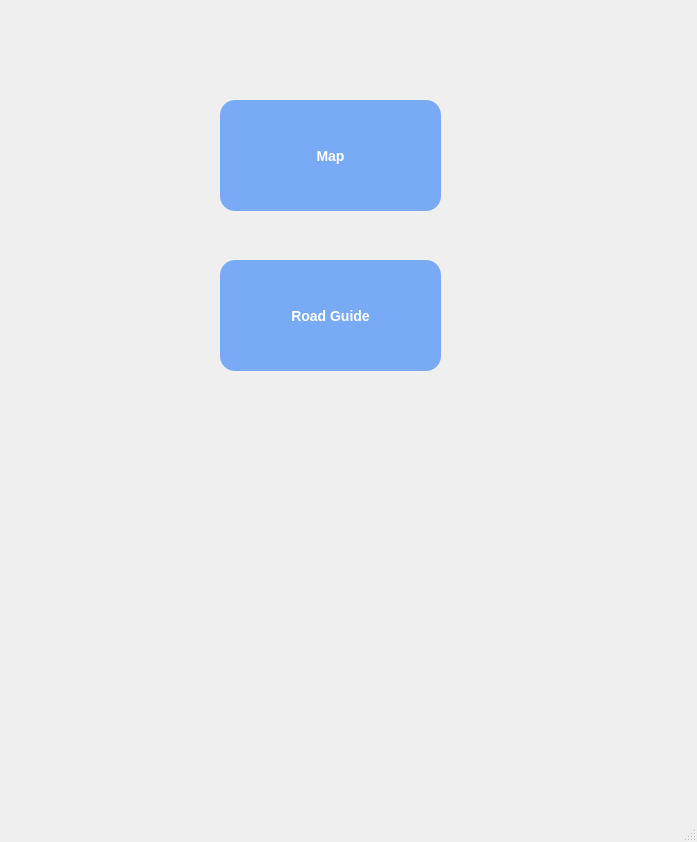
<?xml version="1.0" encoding="UTF-8"?>
<ui version="4.0">
 <class>MainWindow</class>
 <widget class="QMainWindow" name="MainWindow">
  <property name="geometry">
   <rect>
    <x>0</x>
    <y>0</y>
    <width>697</width>
    <height>842</height>
   </rect>
  </property>
  <property name="windowTitle">
   <string>MainWindow</string>
  </property>
  <widget class="QWidget" name="centralwidget">
   <widget class="QPushButton" name="Map_button">
    <property name="geometry">
     <rect>
      <x>220</x>
      <y>100</y>
      <width>221</width>
      <height>111</height>
     </rect>
    </property>
    <property name="styleSheet">
     <string notr="true">QPushButton {
    border-radius: 15px; /* 모서리 둥글기 설정 */
    background-color: rgba(0, 100, 250, 0.5); /* 투명도 50%의 녹색 */
    color: white; /* 글자색 */
    font: bold 14px; /* 폰트 스타일 */
    padding: 6px; /* 패딩 */
}</string>
    </property>
    <property name="text">
     <string>Map</string>
    </property>
   </widget>
   <widget class="QPushButton" name="Road_button">
    <property name="geometry">
     <rect>
      <x>220</x>
      <y>260</y>
      <width>221</width>
      <height>111</height>
     </rect>
    </property>
    <property name="styleSheet">
     <string notr="true">QPushButton {
    border-radius: 15px; /* 모서리 둥글기 설정 */
    background-color: rgba(0, 100, 250, 0.5); /* 투명도 50%의 녹색 */
    color: white; /* 글자색 */
    font: bold 14px; /* 폰트 스타일 */
    padding: 6px; /* 패딩 */
}</string>
    </property>
    <property name="text">
     <string>Road Guide</string>
    </property>
   </widget>
  </widget>
  <widget class="QMenuBar" name="menubar">
   <property name="geometry">
    <rect>
     <x>0</x>
     <y>0</y>
     <width>697</width>
     <height>22</height>
    </rect>
   </property>
  </widget>
  <widget class="QStatusBar" name="statusbar"/>
 </widget>
 <resources/>
 <connections/>
</ui>
